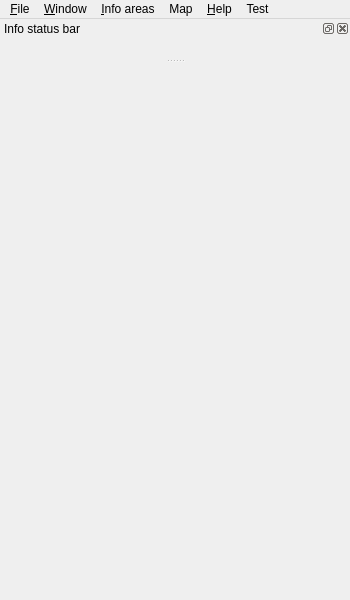
<?xml version="1.0" encoding="UTF-8"?>
<ui version="4.0">
 <class>SwiftGuiStd</class>
 <widget class="QMainWindow" name="SwiftGuiStd">
  <property name="geometry">
   <rect>
    <x>0</x>
    <y>0</y>
    <width>350</width>
    <height>600</height>
   </rect>
  </property>
  <property name="minimumSize">
   <size>
    <width>350</width>
    <height>550</height>
   </size>
  </property>
  <property name="windowTitle">
   <string>swift GUI</string>
  </property>
  <property name="dockOptions">
   <set>QMainWindow::AllowTabbedDocks|QMainWindow::AnimatedDocks|QMainWindow::ForceTabbedDocks</set>
  </property>
  <widget class="QWidget" name="wi_CentralWidgetOutside">
   <property name="sizePolicy">
    <sizepolicy hsizetype="Preferred" vsizetype="Preferred">
     <horstretch>0</horstretch>
     <verstretch>0</verstretch>
    </sizepolicy>
   </property>
   <property name="minimumSize">
    <size>
     <width>350</width>
     <height>500</height>
    </size>
   </property>
   <property name="maximumSize">
    <size>
     <width>16777215</width>
     <height>16777215</height>
    </size>
   </property>
   <layout class="QVBoxLayout" name="vl_CentralWidgetOutside">
    <property name="spacing">
     <number>0</number>
    </property>
    <property name="leftMargin">
     <number>2</number>
    </property>
    <property name="topMargin">
     <number>2</number>
    </property>
    <property name="rightMargin">
     <number>2</number>
    </property>
    <property name="bottomMargin">
     <number>2</number>
    </property>
    <item>
     <widget class="BlackGui::COverlayMessagesFrame" name="fr_CentralFrameInside">
      <property name="sizePolicy">
       <sizepolicy hsizetype="Preferred" vsizetype="Preferred">
        <horstretch>0</horstretch>
        <verstretch>0</verstretch>
       </sizepolicy>
      </property>
      <property name="styleSheet">
       <string notr="true"/>
      </property>
      <property name="lineWidth">
       <number>0</number>
      </property>
      <layout class="QVBoxLayout" name="vl_CentralFrameInside">
       <property name="leftMargin">
        <number>0</number>
       </property>
       <property name="topMargin">
        <number>0</number>
       </property>
       <property name="rightMargin">
        <number>0</number>
       </property>
       <property name="bottomMargin">
        <number>0</number>
       </property>
       <item>
        <widget class="QStackedWidget" name="sw_MainMiddle">
         <property name="sizePolicy">
          <sizepolicy hsizetype="Preferred" vsizetype="Preferred">
           <horstretch>0</horstretch>
           <verstretch>0</verstretch>
          </sizepolicy>
         </property>
         <property name="font">
          <font>
           <weight>75</weight>
           <italic>false</italic>
           <bold>true</bold>
          </font>
         </property>
         <property name="styleSheet">
          <string notr="true"/>
         </property>
         <property name="frameShape">
          <enum>QFrame::NoFrame</enum>
         </property>
         <property name="currentIndex">
          <number>0</number>
         </property>
         <widget class="QWidget" name="pg_MainInfoArea">
          <layout class="QVBoxLayout" name="vl_MainInfoArea">
           <property name="spacing">
            <number>0</number>
           </property>
           <property name="leftMargin">
            <number>0</number>
           </property>
           <property name="topMargin">
            <number>0</number>
           </property>
           <property name="rightMargin">
            <number>0</number>
           </property>
           <property name="bottomMargin">
            <number>0</number>
           </property>
           <item>
            <widget class="BlackGui::Components::CMainInfoAreaComponent" name="comp_MainInfoArea" native="true"/>
           </item>
          </layout>
         </widget>
         <widget class="QWidget" name="pg_LoginConfirmation">
          <layout class="QVBoxLayout" name="vl_LoginConfirmation">
           <property name="spacing">
            <number>0</number>
           </property>
           <property name="leftMargin">
            <number>0</number>
           </property>
           <property name="topMargin">
            <number>0</number>
           </property>
           <property name="rightMargin">
            <number>0</number>
           </property>
           <property name="bottomMargin">
            <number>0</number>
           </property>
           <item>
            <widget class="BlackGui::Components::CLoginComponent" name="comp_Login" native="true"/>
           </item>
          </layout>
         </widget>
         <widget class="QWidget" name="pg_Internals">
          <layout class="QVBoxLayout" name="vl_Internals">
           <property name="spacing">
            <number>0</number>
           </property>
           <property name="leftMargin">
            <number>0</number>
           </property>
           <property name="topMargin">
            <number>0</number>
           </property>
           <property name="rightMargin">
            <number>0</number>
           </property>
           <property name="bottomMargin">
            <number>0</number>
           </property>
           <item>
            <widget class="BlackGui::Components::CInternalsComponent" name="comp_Internals" native="true"/>
           </item>
          </layout>
         </widget>
        </widget>
       </item>
       <item>
        <widget class="BlackGui::Components::CMainKeypadAreaComponent" name="comp_MainKeypadArea">
         <property name="sizePolicy">
          <sizepolicy hsizetype="Preferred" vsizetype="Fixed">
           <horstretch>0</horstretch>
           <verstretch>0</verstretch>
          </sizepolicy>
         </property>
         <property name="minimumSize">
          <size>
           <width>0</width>
           <height>0</height>
          </size>
         </property>
        </widget>
       </item>
      </layout>
     </widget>
    </item>
   </layout>
  </widget>
  <widget class="QMenuBar" name="mb_MainMenuBar">
   <property name="geometry">
    <rect>
     <x>0</x>
     <y>0</y>
     <width>350</width>
     <height>19</height>
    </rect>
   </property>
   <property name="sizePolicy">
    <sizepolicy hsizetype="Preferred" vsizetype="Preferred">
     <horstretch>0</horstretch>
     <verstretch>0</verstretch>
    </sizepolicy>
   </property>
   <property name="maximumSize">
    <size>
     <width>16777215</width>
     <height>16777215</height>
    </size>
   </property>
   <property name="styleSheet">
    <string notr="true"/>
   </property>
   <widget class="QMenu" name="menu_Test">
    <property name="styleSheet">
     <string notr="true"/>
    </property>
    <property name="title">
     <string>Test</string>
    </property>
    <widget class="QMenu" name="menu_PlanePositions">
     <property name="styleSheet">
      <string notr="true"/>
     </property>
     <property name="title">
      <string>Set plane positions </string>
     </property>
     <addaction name="menu_TestLocationsEDRY"/>
     <addaction name="menu_TestLocationsEDDF"/>
     <addaction name="menu_TestLocationsEDDM"/>
     <addaction name="menu_TestLocationsEDNX"/>
     <addaction name="menu_TestLocationsLOWW"/>
    </widget>
    <widget class="QMenu" name="menu_Internals">
     <property name="title">
      <string>Internals</string>
     </property>
     <addaction name="menu_InternalsPage"/>
    </widget>
    <addaction name="menu_Internals"/>
    <addaction name="menu_PlanePositions"/>
   </widget>
   <widget class="QMenu" name="menu_Help">
    <property name="title">
     <string>&amp;Help</string>
    </property>
   </widget>
   <widget class="QMenu" name="menu_File">
    <property name="title">
     <string>&amp;File</string>
    </property>
    <addaction name="separator"/>
   </widget>
   <widget class="QMenu" name="menu_InfoAreas">
    <property name="title">
     <string>&amp;Info areas</string>
    </property>
   </widget>
   <widget class="QMenu" name="menu_Window">
    <property name="title">
     <string>&amp;Window</string>
    </property>
    <addaction name="menu_WindowFont"/>
    <addaction name="menu_WindowToggleNavigator"/>
    <addaction name="separator"/>
   </widget>
   <widget class="QMenu" name="menu_Map">
    <property name="title">
     <string>Map</string>
    </property>
    <addaction name="menu_MovingMap"/>
   </widget>
   <addaction name="menu_File"/>
   <addaction name="menu_Window"/>
   <addaction name="menu_InfoAreas"/>
   <addaction name="menu_Map"/>
   <addaction name="menu_Help"/>
   <addaction name="menu_Test"/>
  </widget>
  <widget class="QStatusBar" name="sb_MainStatusBar">
   <property name="minimumSize">
    <size>
     <width>0</width>
     <height>20</height>
    </size>
   </property>
   <property name="sizeGripEnabled">
    <bool>false</bool>
   </property>
  </widget>
  <widget class="BlackGui::CDockWidgetInfoBar" name="dw_InfoBarStatus">
   <property name="features">
    <set>QDockWidget::AllDockWidgetFeatures</set>
   </property>
   <property name="allowedAreas">
    <set>Qt::TopDockWidgetArea</set>
   </property>
   <property name="windowTitle">
    <string>Info status bar</string>
   </property>
   <attribute name="dockWidgetArea">
    <number>4</number>
   </attribute>
   <widget class="QWidget" name="qw_InfoBarStatusInner">
    <layout class="QVBoxLayout" name="vl_InfoBarStatusOuter">
     <property name="spacing">
      <number>0</number>
     </property>
     <property name="leftMargin">
      <number>0</number>
     </property>
     <property name="topMargin">
      <number>0</number>
     </property>
     <property name="rightMargin">
      <number>0</number>
     </property>
     <property name="bottomMargin">
      <number>0</number>
     </property>
     <item alignment="Qt::AlignLeft|Qt::AlignTop">
      <widget class="BlackGui::Components::CInfoBarStatusComponent" name="comp_InfoBarStatus" native="true">
       <property name="minimumSize">
        <size>
         <width>200</width>
         <height>20</height>
        </size>
       </property>
      </widget>
     </item>
    </layout>
   </widget>
  </widget>
  <action name="menu_TestLocationsEDDF">
   <property name="text">
    <string>Position EDDF (Frankfurt, GER)</string>
   </property>
  </action>
  <action name="menu_TestLocationsEDDM">
   <property name="text">
    <string>Position EDDM (Munich, GER)</string>
   </property>
  </action>
  <action name="menu_TestLocationsEDRY">
   <property name="text">
    <string>Position EDRY (Speyer, GER)</string>
   </property>
  </action>
  <action name="menu_ReloadSettings">
   <property name="text">
    <string>Reload settings</string>
   </property>
  </action>
  <action name="menu_TestLocationsEDNX">
   <property name="text">
    <string>Position EDNX (Schleißheim, GER)</string>
   </property>
  </action>
  <action name="menu_FileExit">
   <property name="text">
    <string>Exit</string>
   </property>
  </action>
  <action name="menu_FileSettingsDirectory">
   <property name="text">
    <string>Settings directory</string>
   </property>
  </action>
  <action name="menu_FileResetSettings">
   <property name="text">
    <string>Reset settings</string>
   </property>
  </action>
  <action name="menu_FileReloadStyleSheets">
   <property name="text">
    <string>Reload style sheets</string>
   </property>
  </action>
  <action name="menu_WindowFont">
   <property name="text">
    <string>Font</string>
   </property>
  </action>
  <action name="menu_DebugMetaTypes">
   <property name="text">
    <string>Meta types (to console)</string>
   </property>
  </action>
  <action name="menu_TestLocationsLOWW">
   <property name="text">
    <string>Position LOWW (Vienna, AUT)</string>
   </property>
  </action>
  <action name="menu_WindowMinimize">
   <property name="text">
    <string>Minimize</string>
   </property>
   <property name="shortcut">
    <string>Ctrl+W, Ctrl+M</string>
   </property>
  </action>
  <action name="menu_WindowToggleOnTop">
   <property name="text">
    <string>Toggle stay on top</string>
   </property>
   <property name="shortcut">
    <string>Ctrl+W, Ctrl+T</string>
   </property>
  </action>
  <action name="menu_WindowToggleNavigator">
   <property name="text">
    <string>Navigator</string>
   </property>
   <property name="shortcut">
    <string>Ctrl+W, Ctrl+N</string>
   </property>
  </action>
  <action name="menu_NavigatorHorizontal">
   <property name="text">
    <string>Horizontal navigator</string>
   </property>
  </action>
  <action name="menu_InternalsMetatypes">
   <property name="text">
    <string>Metatypes</string>
   </property>
  </action>
  <action name="menu_InternalsEnvVars">
   <property name="text">
    <string>Env.variables</string>
   </property>
  </action>
  <action name="menu_InternalsSetup">
   <property name="text">
    <string>Setup</string>
   </property>
  </action>
  <action name="menu_InternalsCompileInfo">
   <property name="text">
    <string>Compile info</string>
   </property>
  </action>
  <action name="menu_InternalsPage">
   <property name="text">
    <string>Internals page</string>
   </property>
  </action>
  <action name="menu_InternalsDeleteCachedFiles">
   <property name="text">
    <string>Delete cached files</string>
   </property>
  </action>
  <action name="menu_InternalsDisplayCachedFiles">
   <property name="text">
    <string>Display cached files</string>
   </property>
  </action>
  <action name="menu_SettingsDirectory">
   <property name="text">
    <string>Directory</string>
   </property>
  </action>
  <action name="menu_SettingsFiles">
   <property name="text">
    <string>Files</string>
   </property>
  </action>
  <action name="menu_SettingsReset">
   <property name="text">
    <string>Reset</string>
   </property>
  </action>
  <action name="menu_CacheDirectory">
   <property name="text">
    <string>Directory</string>
   </property>
  </action>
  <action name="menu_CacheFiles">
   <property name="text">
    <string>Files</string>
   </property>
  </action>
  <action name="menu_CacheReset">
   <property name="text">
    <string>Reset</string>
   </property>
  </action>
  <action name="menu_MovingMap">
   <property name="text">
    <string>Moving map</string>
   </property>
  </action>
 </widget>
 <layoutdefault spacing="6" margin="11"/>
 <customwidgets>
  <customwidget>
   <class>BlackGui::COverlayMessagesFrame</class>
   <extends>QFrame</extends>
   <header>blackgui/overlaymessagesframe.h</header>
   <container>1</container>
  </customwidget>
  <customwidget>
   <class>BlackGui::Components::CInfoBarStatusComponent</class>
   <extends>QWidget</extends>
   <header>blackgui/components/infobarstatuscomponent.h</header>
   <container>1</container>
  </customwidget>
  <customwidget>
   <class>BlackGui::Components::CMainInfoAreaComponent</class>
   <extends>QWidget</extends>
   <header>blackgui/components/maininfoareacomponent.h</header>
   <container>1</container>
  </customwidget>
  <customwidget>
   <class>BlackGui::CDockWidgetInfoBar</class>
   <extends>QDockWidget</extends>
   <header>blackgui/dockwidgetinfobar.h</header>
   <container>1</container>
  </customwidget>
  <customwidget>
   <class>BlackGui::Components::CMainKeypadAreaComponent</class>
   <extends>QFrame</extends>
   <header>blackgui/components/mainkeypadareacomponent.h</header>
   <container>1</container>
  </customwidget>
  <customwidget>
   <class>BlackGui::Components::CLoginComponent</class>
   <extends>QWidget</extends>
   <header>blackgui/components/logincomponent.h</header>
   <container>1</container>
  </customwidget>
  <customwidget>
   <class>BlackGui::Components::CInternalsComponent</class>
   <extends>QWidget</extends>
   <header>blackgui/components/internalscomponent.h</header>
   <container>1</container>
  </customwidget>
 </customwidgets>
 <resources/>
 <connections/>
 <slots>
  <slot>setMainPage()</slot>
  <slot>toggleNetworkConnection()</slot>
  <slot>menuClicked()</slot>
  <slot>networkServerSelected(QModelIndex)</slot>
  <slot>alterTrafficServer()</slot>
  <slot>reloadAtcStationsBooked()</slot>
  <slot>onlineAtcStationSelected(QModelIndex)</slot>
  <slot>commandEntered()</slot>
  <slot>getMetar()</slot>
  <slot>cockpitValuesChanged()</slot>
  <slot>audioDeviceSelected(int)</slot>
  <slot>voiceRoomOverride()</slot>
 </slots>
</ui>
